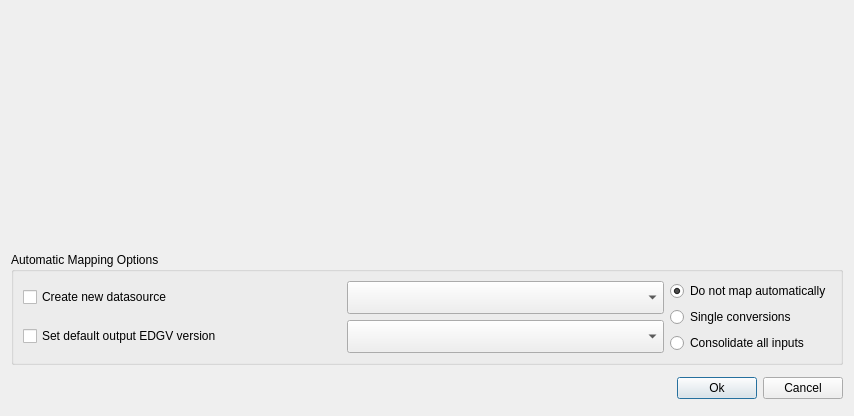
<?xml version="1.0" encoding="UTF-8"?>
<ui version="4.0">
 <class>Dialog</class>
 <widget class="QDialog" name="Dialog">
  <property name="geometry">
   <rect>
    <x>0</x>
    <y>0</y>
    <width>854</width>
    <height>416</height>
   </rect>
  </property>
  <property name="windowTitle">
   <string>Dialog</string>
  </property>
  <layout class="QGridLayout" name="gridLayout_2">
   <item row="0" column="0">
    <widget class="ExploreServerWidget" name="serverWidget" native="true">
     <property name="sizePolicy">
      <sizepolicy hsizetype="MinimumExpanding" vsizetype="Preferred">
       <horstretch>0</horstretch>
       <verstretch>0</verstretch>
      </sizepolicy>
     </property>
    </widget>
   </item>
   <item row="1" column="0" colspan="3">
    <widget class="CustomTableSelector" name="layersCustomSelector" native="true">
     <property name="sizePolicy">
      <sizepolicy hsizetype="MinimumExpanding" vsizetype="MinimumExpanding">
       <horstretch>0</horstretch>
       <verstretch>0</verstretch>
      </sizepolicy>
     </property>
     <property name="minimumSize">
      <size>
       <width>0</width>
       <height>0</height>
      </size>
     </property>
    </widget>
   </item>
   <item row="3" column="2">
    <layout class="QHBoxLayout" name="horizontalLayout">
     <item>
      <widget class="QPushButton" name="okPushButton">
       <property name="text">
        <string>Ok</string>
       </property>
      </widget>
     </item>
     <item>
      <widget class="QPushButton" name="cancelPushButton">
       <property name="text">
        <string>Cancel</string>
       </property>
      </widget>
     </item>
    </layout>
   </item>
   <item row="2" column="0" colspan="3">
    <widget class="QGroupBox" name="groupBox">
     <property name="title">
      <string>Automatic Mapping Options</string>
     </property>
     <layout class="QGridLayout" name="gridLayout">
      <item row="0" column="0">
       <widget class="QCheckBox" name="checkBoxOnlyWithElements">
        <property name="sizePolicy">
         <sizepolicy hsizetype="MinimumExpanding" vsizetype="Fixed">
          <horstretch>0</horstretch>
          <verstretch>0</verstretch>
         </sizepolicy>
        </property>
        <property name="minimumSize">
         <size>
          <width>120</width>
          <height>0</height>
         </size>
        </property>
        <property name="text">
         <string>Create new datasource</string>
        </property>
       </widget>
      </item>
      <item row="0" column="1">
       <widget class="QComboBox" name="styleComboBox_2">
        <property name="sizePolicy">
         <sizepolicy hsizetype="MinimumExpanding" vsizetype="Fixed">
          <horstretch>0</horstretch>
          <verstretch>0</verstretch>
         </sizepolicy>
        </property>
        <property name="minimumSize">
         <size>
          <width>131</width>
          <height>33</height>
         </size>
        </property>
       </widget>
      </item>
      <item row="0" column="2" rowspan="2">
       <layout class="QVBoxLayout" name="verticalLayout">
        <item>
         <widget class="QRadioButton" name="noMapRadioButton">
          <property name="text">
           <string>Do not map automatically</string>
          </property>
          <property name="checked">
           <bool>true</bool>
          </property>
         </widget>
        </item>
        <item>
         <widget class="QRadioButton" name="singleMapRadioButton">
          <property name="enabled">
           <bool>true</bool>
          </property>
          <property name="text">
           <string>Single conversions</string>
          </property>
         </widget>
        </item>
        <item>
         <widget class="QRadioButton" name="consolidateRadioButton">
          <property name="enabled">
           <bool>true</bool>
          </property>
          <property name="text">
           <string>Consolidate all inputs</string>
          </property>
         </widget>
        </item>
       </layout>
      </item>
      <item row="1" column="0">
       <widget class="QCheckBox" name="uniqueLoadCheckBox">
        <property name="sizePolicy">
         <sizepolicy hsizetype="MinimumExpanding" vsizetype="Fixed">
          <horstretch>0</horstretch>
          <verstretch>0</verstretch>
         </sizepolicy>
        </property>
        <property name="text">
         <string>Set default output EDGV version</string>
        </property>
       </widget>
      </item>
      <item row="1" column="1">
       <widget class="QComboBox" name="styleComboBox">
        <property name="sizePolicy">
         <sizepolicy hsizetype="MinimumExpanding" vsizetype="Fixed">
          <horstretch>0</horstretch>
          <verstretch>0</verstretch>
         </sizepolicy>
        </property>
        <property name="minimumSize">
         <size>
          <width>131</width>
          <height>33</height>
         </size>
        </property>
       </widget>
      </item>
     </layout>
    </widget>
   </item>
   <item row="3" column="0" colspan="2">
    <spacer name="horizontalSpacer">
     <property name="orientation">
      <enum>Qt::Horizontal</enum>
     </property>
     <property name="sizeHint" stdset="0">
      <size>
       <width>657</width>
       <height>34</height>
      </size>
     </property>
    </spacer>
   </item>
  </layout>
 </widget>
 <customwidgets>
  <customwidget>
   <class>CustomTableSelector</class>
   <extends>QWidget</extends>
   <header>DsgTools.gui.CustomWidgets.SelectionWidgets.customTableSelector.h</header>
   <container>1</container>
  </customwidget>
  <customwidget>
   <class>ExploreServerWidget</class>
   <extends>QWidget</extends>
   <header>DsgTools.gui.CustomWidgets.ConnectionWidgets.ServerConnectionWidgets.exploreServerWidget.h</header>
   <container>1</container>
  </customwidget>
 </customwidgets>
 <resources/>
 <connections/>
</ui>
